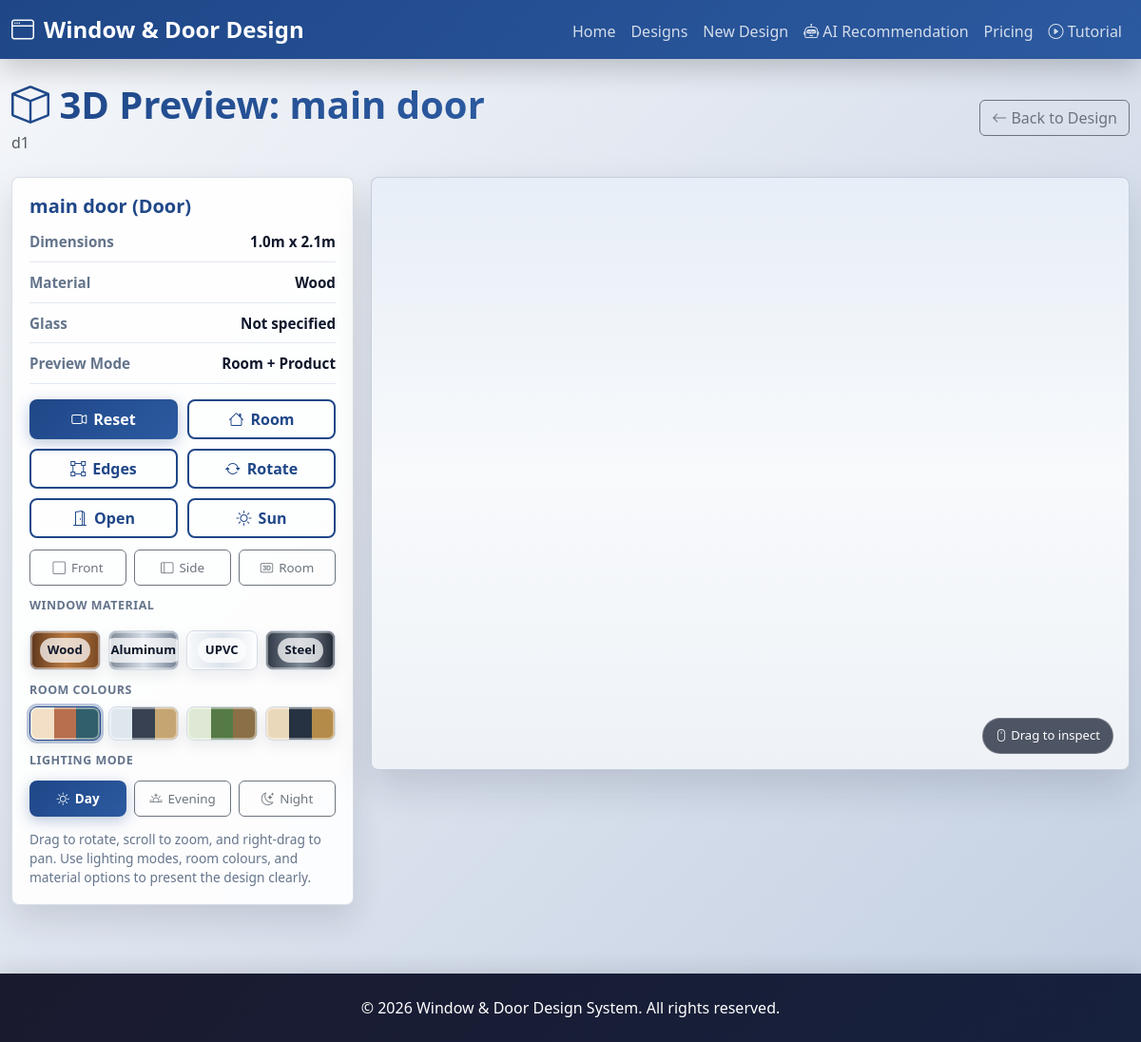
Page /designs/7/preview-3d/ on the committed database.
### design_system/models.py (models this page shows, shortened)
class WindowDoorDesign(models.Model):
    TYPE_CHOICES = [
        ('window', 'Window'),
        ('door', 'Door'),
    ]
    GLASS_TYPE_CHOICES = [
        ('clear', 'Clear Glass'),
        ('tinted', 'Tinted Glass'),
        ('frosted', 'Frosted Glass'),
        ('double_glazed', 'Double Glazed'),
        ('tempered', 'Tempered Glass'),
    ]
    FINISH_TYPE_CHOICES = [
        ('anodized', 'Anodized'),
        ('powder_coated', 'Powder Coated'),
        ('raw', 'Raw'),
        ('painted', 'Painted'),
        ('natural_wood', 'Natural Wood'),
    ]
    MATERIAL_CHOICES = [
        ('aluminum', 'Aluminum'),
        ('upvc', 'UPVC'),
        ('steel', 'Steel'),
        ('wood', 'Wood'),
    ]
    name = models.CharField(max_length=100)
    code = models.CharField(max_length=50, unique=True)
    width = models.DecimalField(max_digits=10, decimal_places=2, validators=[MinValueValidator(0.1)])  # in meters
    height = models.DecimalField(max_digits=10, decimal_places=2, validators=[MinValueValidator(0.1)])  # in meters
    type_choice = models.CharField(max_length=20, choices=TYPE_CHOICES)
    glass_type = models.CharField(max_length=20, choices=GLASS_TYPE_CHOICES, null=True, blank=True)
    has_mesh = models.BooleanField(default=False)
    finish_type = models.CharField(max_length=20, choices=FINISH_TYPE_CHOICES)
    number_of_units = models.IntegerField(validators=[MinValueValidator(1)], default=1)
    material = models.CharField(max_length=20, choices=MATERIAL_CHOICES, default='aluminum')
    total_area = models.DecimalField(max_digits=10, decimal_places=4, editable=False, default=0)
    estimated_cost = models.DecimalField(max_digits=15, decimal_places=2, editable=False, default=0)
    created_at = models.DateTimeField(auto_now_add=True)
    updated_at = models.DateTimeField(auto_now=True)
    class Meta:
        verbose_name_plural = "Window/Door Designs"
        ordering = ['-created_at']

### design_system/views.py (the view)
# urls.py: path('designs/<int:pk>/preview-3d/', views.preview_3d, name='preview_3d'),
def preview_3d(request, pk):
    design = get_object_or_404(WindowDoorDesign, pk=pk)
    context = {
        'design': design,
        'width': float(design.width),
        'height': float(design.height),
        'type': design.get_type_choice_display().lower(),
        'material': design.get_material_display().lower(),
        'glass': design.get_glass_type_display().lower() if design.glass_type else 'none',
        'page_title': f'3D Preview - {design.name}',
    }
    return render(request, '3d_view.html', context)

### templates/3d_view.html (shortened to what this page needs)
{% extends 'base.html' %}
{% block content %}
<div class="row mb-4">
    <div class="col-md-12 d-flex justify-content-between align-items-center flex-wrap gap-3">
        <div>
            <h2 class="page-title mb-0"><i class="bi bi-box"></i> 3D Preview: {{ design.name }}</h2>
            <p class="text-muted mt-1 mb-0">{{ design.code }}</p>
        </div>
        <a href="{% url 'design_detail' design.pk %}" class="btn btn-outline-secondary">
            <i class="bi bi-arrow-left"></i> Back to Design
        </a>
    </div>
</div>
<div class="viewer-shell">
    <aside class="viewer-panel">
        <h5>{{ design.name }} ({{ type|title }})</h5>
        <div class="spec-grid">
            <div class="spec-row">
                <span>Dimensions</span>
                <span>{{ width }}m x {{ height }}m</span>
            </div>
            <div class="spec-row">
                <span>Material</span>
                <span>{{ material|title }}</span>
            </div>
            <div class="spec-row">
                <span>Glass</span>
                <span>{% if glass != 'none' %}{{ glass|title }}{% else %}Not specified{% endif %}</span>
            </div>
            <div class="spec-row">
                <span>Preview Mode</span>
                <span>Room + Product</span>
            </div>
        </div>
        <div class="viewer-actions">
            <button id="reset-camera" type="button" class="btn btn-primary">
                <i class="bi bi-camera-video"></i> Reset
            </button>
            <button id="toggle-room" type="button" class="btn btn-outline-primary">
                <i class="bi bi-house"></i> Room
            </button>
            <button id="toggle-wireframe" type="button" class="btn btn-outline-primary">
                <i class="bi bi-bounding-box"></i> Edges
            </button>
            <button id="toggle-auto" type="button" class="btn btn-outline-primary">
                <i class="bi bi-arrow-repeat"></i> Rotate
            </button>
            <button id="toggle-open" type="button" class="btn btn-outline-primary">
                <i class="bi bi-door-open"></i> Open
            </button>
            <button id="toggle-sun" type="button" class="btn btn-outline-primary">
                <i class="bi bi-sun"></i> Sun
            </button>
        </div>
        <div class="view-strip">
            <button class="btn btn-outline-secondary" type="button" data-view="front">
                <i class="bi bi-square"></i> Front
            </button>
            <button class="btn btn-outline-secondary" type="button" data-view="side">
                <i class="bi bi-layout-sidebar"></i> Side
            </button>
            <button class="btn btn-outline-secondary" type="button" data-view="room">
                <i class="bi bi-badge-3d"></i> Room
            </button>
        </div>
        <div class="palette-label">Window material</div>
        <div class="material-swatches" aria-label="Window material options">
            <button class="material-swatch swatch-wood" type="button" data-material="wood" title="Wood"><span>Wood</span></button>
            <button class="material-swatch swatch-aluminum" type="button" data-material="aluminum" title="Aluminum"><span>Aluminum</span></button>
            <button class="material-swatch swatch-upvc" type="button" data-material="upvc" title="UPVC"><span>UPVC</span></button>
            <button class="material-swatch swatch-steel" type="button" data-material="steel" title="Steel"><span>Steel</span></button>
        </div>
        <div class="palette-label">Room colours</div>
        <div class="room-palettes" aria-label="Room colour palettes">
            <button class="room-palette palette-warm is-active" type="button" data-room-palette="warm" title="Warm home"></button>
            <button class="room-palette palette-modern" type="button" data-room-palette="modern" title="Modern cool"></button>
            <button class="room-palette palette-nature" type="button" data-room-palette="nature" title="Natural green"></button>
            <button class="room-palette palette-luxe" type="button" data-room-palette="luxe" title="Luxe gold"></button>
        </div>
        <div class="palette-label">Lighting mode</div>
        <div class="mode-strip" aria-label="Lighting modes">
            <button class="btn btn-primary" type="button" data-light-mode="day">
                <i class="bi bi-brightness-high"></i> Day
            </button>
            <button class="btn btn-outline-secondary" type="button" data-light-mode="evening">
                <i class="bi bi-sunset"></i> Evening
            </button>
            <button class="btn btn-outline-secondary" type="button" data-light-mode="night">
                <i class="bi bi-moon-stars"></i> Night
            </button>
        </div>
        <p class="viewer-hint mb-0">
            Drag to rotate, scroll to zoom, and right-drag to pan. Use lighting modes, room colours, and material options to present the design clearly.
        </p>
    </aside>
    <section id="canvas-container" aria-label="Interactive 3D design preview">
        <div class="viewer-badge">
            <i class="bi bi-mouse"></i> Drag to inspect
        </div>
    </section>
</div>
{% endblock %}

### static/css/style.css (style rules this page uses)
:root { --primary-color: #1f4788; --secondary-color: #2c5aa0; --accent-color: #ff6b6b; --light-bg: #f8f9fa; --success-color: #10b981; --info-color: #3b82f6; }
* { transition: all 0.3s cubic-bezier(0.4, 0, 0.2, 1); }
body { font-family: 'Segoe UI', Tahoma, Geneva, Verdana, sans-serif; background: linear-gradient(135deg, #f5f7fa 0%, #c3cfe2 100%); background-attachment: fixed; min-height: 100vh; }
.btn-primary { background: linear-gradient(135deg, var(--primary-color) 0%, var(--secondary-color) 100%); border: none; border-radius: 8px; font-weight: 600; box-shadow: 0 4px 15px rgba(31, 71, 136, 0.3); transition: all 0.3s ease; position: relative; overflow: hidden; }
.btn-primary::before { content: ''; position: absolute; top: 0; left: -100%; width: 100%; height: 100%; background: rgba(255,255,255,0.2); transition: left 0.3s ease; }
.btn-outline-primary { border: 2px solid var(--primary-color); color: var(--primary-color); border-radius: 8px; font-weight: 600; }
.page-title { color: var(--primary-color); margin-bottom: 2rem; font-weight: 700; font-size: 2.5rem; animation: fadeInDown 0.6s ease; background: linear-gradient(135deg, var(--primary-color) 0%, var(--secondary-color) 100%); -webkit-background-clip: text; -webkit-text-fill-color: transparent; background-clip: text; }

### rows in the picture
WindowDoorDesign: name "main door", code "d1", type_choice "Door", material "Wood"

### other values in the picture
{{ width }} "1.0"
{{ height }} "2.1"
